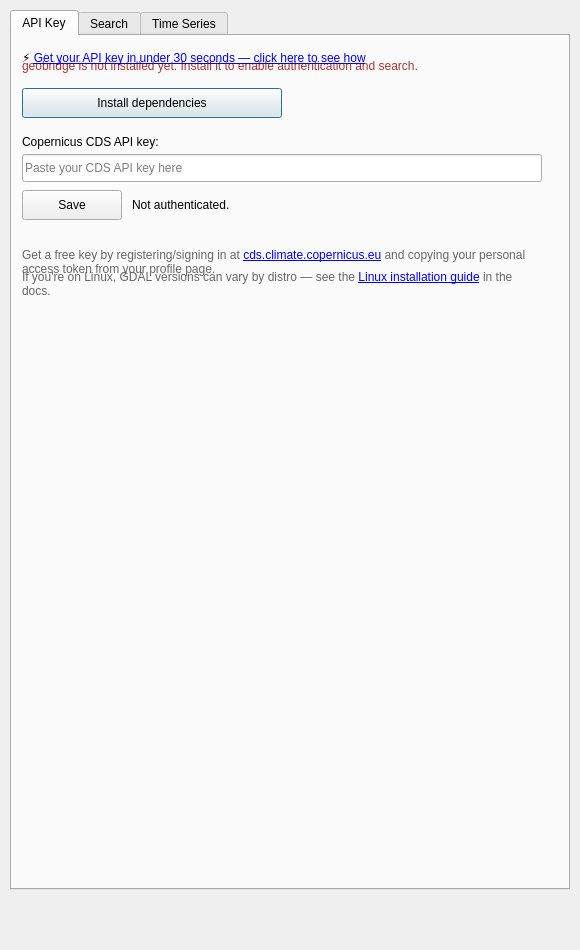
<ui version="4.0">
 <class>GeoBridgePluginDialogBase</class>
 <widget class="QDialog" name="GeoBridgePluginDialogBase">
  <property name="geometry">
   <rect>
    <x>0</x>
    <y>0</y>
    <width>580</width>
    <height>950</height>
   </rect>
  </property>
  <property name="windowTitle">
   <string>GeoBridge</string>
  </property>

  <widget class="QTabWidget" name="tabWidget">
   <property name="geometry">
    <rect><x>10</x><y>10</y><width>560</width><height>880</height></rect>
   </property>
   <property name="currentIndex"><number>0</number></property>

   <!-- ══════════════════════ Tab 1 — API Key ══════════════════════ -->
   <widget class="QWidget" name="tab_auth">
    <attribute name="title"><string>API Key</string></attribute>

    <widget class="QLabel" name="lbl_dep_banner">
     <property name="geometry">
      <rect><x>10</x><y>10</y><width>520</width><height>40</height></rect>
     </property>
     <property name="text">
      <string>geobridge is not installed yet. Install it to enable authentication and search.</string>
     </property>
     <property name="wordWrap"><bool>true</bool></property>
     <property name="styleSheet"><string>color: #a33;</string></property>
     <property name="visible"><bool>false</bool></property>
    </widget>

    <widget class="QPushButton" name="btn_install_core">
     <property name="geometry">
      <rect><x>10</x><y>52</y><width>260</width><height>30</height></rect>
     </property>
     <property name="text"><string>Install dependencies</string></property>
     <property name="visible"><bool>false</bool></property>
    </widget>

    <widget class="QLabel" name="lbl_key_title">
     <property name="geometry">
      <rect><x>10</x><y>96</y><width>520</width><height>20</height></rect>
     </property>
     <property name="text"><string>Copernicus CDS API key:</string></property>
    </widget>

    <widget class="QLineEdit" name="txt_api_key">
     <property name="geometry">
      <rect><x>10</x><y>118</y><width>520</width><height>28</height></rect>
     </property>
     <property name="echoMode"><enum>QLineEdit::Password</enum></property>
     <property name="placeholderText"><string>Paste your CDS API key here</string></property>
    </widget>

    <widget class="QPushButton" name="btn_save_key">
     <property name="geometry">
      <rect><x>10</x><y>154</y><width>100</width><height>30</height></rect>
     </property>
     <property name="text"><string>Save</string></property>
    </widget>

    <widget class="QLabel" name="lbl_auth_status">
     <property name="geometry">
      <rect><x>120</x><y>154</y><width>410</width><height>30</height></rect>
     </property>
     <property name="text"><string>Not authenticated.</string></property>
     <property name="wordWrap"><bool>true</bool></property>
    </widget>

    <widget class="QLabel" name="lbl_key_hint">
     <property name="geometry">
      <rect><x>10</x><y>196</y><width>520</width><height>60</height></rect>
     </property>
     <property name="text">
      <string>Get a free key by registering/signing in at &lt;a href=&quot;https://cds.climate.copernicus.eu&quot;&gt;cds.climate.copernicus.eu&lt;/a&gt; and copying your personal access token from your profile page.</string>
     </property>
     <property name="wordWrap"><bool>true</bool></property>
     <property name="openExternalLinks"><bool>true</bool></property>
     <property name="textInteractionFlags"><set>Qt::TextBrowserInteraction</set></property>
     <property name="styleSheet"><string>color: #666;</string></property>
    </widget>

    <widget class="QLabel" name="lbl_key_linux_note">
     <property name="geometry">
      <rect><x>10</x><y>228</y><width>520</width><height>40</height></rect>
     </property>
     <property name="text">
      <string>If you're on Linux, GDAL versions can vary by distro — see the &lt;a href=&quot;https://geobridge-qgis.readthedocs.io/en/latest/installation.html#installing-qgis-on-linux-ubuntu-with-a-matching-gdal-version&quot;&gt;Linux installation guide&lt;/a&gt; in the docs.</string>
     </property>
     <property name="wordWrap"><bool>true</bool></property>
     <property name="openExternalLinks"><bool>true</bool></property>
     <property name="textInteractionFlags"><set>Qt::TextBrowserInteraction</set></property>
     <property name="styleSheet"><string>color: #666;</string></property>
    </widget>

    <widget class="QLabel" name="lbl_api_key_quickstart">
     <property name="geometry">
      <rect><x>10</x><y>10</y><width>520</width><height>24</height></rect>
     </property>
     <property name="text">
      <string>⚡ &lt;a href=&quot;https://geobridge-qgis.readthedocs.io/en/latest/api_key_tab.html&quot;&gt;Get your API key in under 30 seconds — click here to see how&lt;/a&gt;</string>
     </property>
     <property name="openExternalLinks"><bool>true</bool></property>
     <property name="textInteractionFlags"><set>Qt::TextBrowserInteraction</set></property>
    </widget>

   </widget>

   <!-- ══════════════════════ Tab 2 — Search ══════════════════════ -->
   <widget class="QWidget" name="tab_search">
    <attribute name="title"><string>Search</string></attribute>

    <widget class="QLineEdit" name="txt_query">
     <property name="geometry">
      <rect><x>10</x><y>10</y><width>440</width><height>28</height></rect>
     </property>
     <property name="placeholderText"><string>e.g. urban heat island, PM2.5 exposure</string></property>
    </widget>

    <widget class="QPushButton" name="btn_search">
     <property name="geometry">
      <rect><x>460</x><y>10</y><width>90</width><height>28</height></rect>
     </property>
     <property name="text"><string>Search</string></property>
    </widget>

    <widget class="QTableWidget" name="list_results">
     <property name="geometry">
      <rect><x>10</x><y>46</y><width>540</width><height>108</height></rect>
     </property>
     <property name="columnCount">
      <number>4</number>
     </property>
     <property name="selectionBehavior">
      <enum>QAbstractItemView::SelectRows</enum>
     </property>
     <property name="selectionMode">
      <enum>QAbstractItemView::SingleSelection</enum>
     </property>
     <property name="editTriggers">
      <enum>QAbstractItemView::NoEditTriggers</enum>
     </property>
     <attribute name="horizontalHeaderStretchLastSection">
      <bool>false</bool>
     </attribute>
     <column>
      <property name="text"><string>Confidence</string></property>
     </column>
     <column>
      <property name="text"><string>Use case</string></property>
     </column>
     <column>
      <property name="text"><string>Dataset</string></property>
     </column>
     <column>
      <property name="text"><string>Variable</string></property>
     </column>
    </widget>

    <widget class="QLabel" name="lbl_search_selection">
     <property name="geometry">
      <rect><x>10</x><y>158</y><width>540</width><height>48</height></rect>
     </property>
     <property name="text"><string></string></property>
     <property name="wordWrap"><bool>true</bool></property>
     <property name="openExternalLinks"><bool>true</bool></property>
     <property name="textInteractionFlags"><set>Qt::TextBrowserInteraction</set></property>
     <property name="styleSheet"><string>color: #2f6fed;</string></property>
    </widget>

    <!-- ── Area of interest ── -->
    <widget class="QGroupBox" name="groupBox_aoi">
     <property name="geometry">
      <rect><x>10</x><y>212</y><width>540</width><height>244</height></rect>
     </property>
     <property name="title"><string>Area of interest</string></property>

     <widget class="QRadioButton" name="rad_aoi_draw">
      <property name="geometry">
       <rect><x>10</x><y>26</y><width>210</width><height>24</height></rect>
      </property>
      <property name="text"><string>Draw on map</string></property>
      <property name="checked"><bool>true</bool></property>
     </widget>
     <widget class="QRadioButton" name="rad_aoi_layer">
      <property name="geometry">
       <rect><x>230</x><y>26</y><width>150</width><height>24</height></rect>
      </property>
      <property name="text"><string>From layer</string></property>
     </widget>

     <widget class="QPushButton" name="btn_draw_aoi">
      <property name="geometry">
       <rect><x>10</x><y>70</y><width>220</width><height>28</height></rect>
      </property>
      <property name="text"><string>Draw rectangle on map</string></property>
     </widget>

     <widget class="QLabel" name="lbl_aoi_layer">
      <property name="geometry">
       <rect><x>10</x><y>106</y><width>90</width><height>24</height></rect>
      </property>
      <property name="text"><string>Layer:</string></property>
     </widget>
     <widget class="QComboBox" name="cmb_aoi_layer">
      <property name="geometry">
       <rect><x>100</x><y>104</y><width>260</width><height>26</height></rect>
      </property>
      <property name="toolTip">
       <string>&lt;p style=&quot;max-width:320px&quot;&gt;Selecting a layer here doesn't apply it by itself — click &quot;Use extent&quot; to actually set it as the area of interest.&lt;/p&gt;</string>
      </property>
     </widget>
     <widget class="QPushButton" name="btn_use_layer_extent">
      <property name="geometry">
       <rect><x>370</x><y>104</y><width>150</width><height>26</height></rect>
      </property>
      <property name="text"><string>Use extent</string></property>
      <property name="toolTip">
       <string>&lt;p style=&quot;max-width:320px&quot;&gt;Click this after picking a layer above to apply its bounding box as the area of interest.&lt;/p&gt;</string>
      </property>
     </widget>

     <widget class="QLabel" name="lbl_aoi_method">
      <property name="geometry">
       <rect><x>10</x><y>140</y><width>520</width><height>20</height></rect>
      </property>
      <property name="text"><string>Set area of interest by:</string></property>
      <property name="font"><font><bold>true</bold></font></property>
      <property name="wordWrap"><bool>true</bool></property>
     </widget>

     <widget class="QLabel" name="lbl_aoi_bbox">
      <property name="geometry">
       <rect><x>10</x><y>166</y><width>520</width><height>24</height></rect>
      </property>
      <property name="text"><string>No area selected yet.</string></property>
      <property name="wordWrap"><bool>true</bool></property>
     </widget>

     <widget class="QLabel" name="lbl_aoi_warning">
      <property name="geometry">
       <rect><x>10</x><y>194</y><width>520</width><height>40</height></rect>
      </property>
      <property name="text"><string></string></property>
      <property name="wordWrap"><bool>true</bool></property>
      <property name="styleSheet"><string>color: #a33;</string></property>
      <property name="visible"><bool>false</bool></property>
     </widget>

    </widget>

    <widget class="QGroupBox" name="groupBox_time_range">
     <property name="geometry">
      <rect><x>10</x><y>464</y><width>540</width><height>236</height></rect>
     </property>
     <property name="title"><string>Time range</string></property>
     <property name="visible"><bool>false</bool></property>

     <widget class="QLabel" name="lbl_start">
      <property name="geometry">
       <rect><x>10</x><y>24</y><width>60</width><height>24</height></rect>
      </property>
      <property name="text"><string>Start:</string></property>
     </widget>
     <widget class="QDateTimeEdit" name="dt_start">
      <property name="geometry">
       <rect><x>80</x><y>22</y><width>220</width><height>26</height></rect>
      </property>
      <property name="calendarPopup"><bool>true</bool></property>
      <property name="displayFormat"><string>yyyy-MM-dd HH:mm</string></property>
     </widget>

     <widget class="QLabel" name="lbl_end">
      <property name="geometry">
       <rect><x>10</x><y>56</y><width>60</width><height>24</height></rect>
      </property>
      <property name="text"><string>End:</string></property>
     </widget>
     <widget class="QDateTimeEdit" name="dt_end">
      <property name="geometry">
       <rect><x>80</x><y>54</y><width>220</width><height>26</height></rect>
      </property>
      <property name="calendarPopup"><bool>true</bool></property>
      <property name="displayFormat"><string>yyyy-MM-dd HH:mm</string></property>
     </widget>

     <widget class="QLabel" name="lbl_time_extent">
      <property name="geometry">
       <rect><x>10</x><y>88</y><width>520</width><height>18</height></rect>
      </property>
      <property name="text"><string></string></property>
      <property name="styleSheet"><string>color: #666;</string></property>
     </widget>

     <widget class="QLabel" name="lbl_step">
      <property name="geometry">
       <rect><x>10</x><y>114</y><width>60</width><height>24</height></rect>
      </property>
      <property name="text"><string>Step:</string></property>
     </widget>
     <widget class="QComboBox" name="cmb_step">
      <property name="geometry">
       <rect><x>80</x><y>112</y><width>160</width><height>26</height></rect>
      </property>
     </widget>

     <widget class="QPushButton" name="btn_build_layers">
      <property name="geometry">
       <rect><x>360</x><y>112</y><width>160</width><height>28</height></rect>
      </property>
      <property name="text"><string>Build layers</string></property>
     </widget>

     <widget class="QSlider" name="slider_time">
      <property name="geometry">
       <rect><x>10</x><y>150</y><width>520</width><height>22</height></rect>
      </property>
      <property name="orientation"><enum>Qt::Horizontal</enum></property>
      <property name="minimum"><number>0</number></property>
      <property name="maximum"><number>0</number></property>
      <property name="tickPosition"><enum>QSlider::NoTicks</enum></property>
      <property name="tickInterval"><number>1</number></property>
     </widget>

     <widget class="QLabel" name="lbl_current_time">
      <property name="geometry">
       <rect><x>10</x><y>194</y><width>340</width><height>24</height></rect>
      </property>
      <property name="text"><string>-</string></property>
      <property name="font"><font><bold>true</bold></font></property>
      <property name="wordWrap"><bool>true</bool></property>
     </widget>

     <widget class="QPushButton" name="btn_play">
      <property name="geometry">
       <rect><x>360</x><y>192</y><width>160</width><height>28</height></rect>
      </property>
      <property name="text"><string>▶  Play</string></property>
     </widget>

    </widget>

    <widget class="QGroupBox" name="groupBox_export">
     <property name="geometry">
      <rect><x>570</x><y>120</y><width>540</width><height>256</height></rect>
     </property>
     <property name="title"><string>Export to GeoTIFF</string></property>
     <property name="visible"><bool>false</bool></property>

     <widget class="QLabel" name="lbl_aggregation">
      <property name="geometry">
       <rect><x>10</x><y>24</y><width>90</width><height>24</height></rect>
      </property>
      <property name="text"><string>Aggregation:</string></property>
     </widget>
     <widget class="QComboBox" name="cmb_aggregation">
      <property name="geometry">
       <rect><x>100</x><y>22</y><width>250</width><height>26</height></rect>
      </property>
     </widget>

     <widget class="QLabel" name="lbl_output_path">
      <property name="geometry">
       <rect><x>10</x><y>58</y><width>90</width><height>24</height></rect>
      </property>
      <property name="text"><string>Save as:</string></property>
     </widget>
     <widget class="QLineEdit" name="txt_output_path">
      <property name="geometry">
       <rect><x>100</x><y>56</y><width>310</width><height>26</height></rect>
      </property>
      <property name="readOnly"><bool>true</bool></property>
      <property name="placeholderText"><string>Choose where to save the GeoTIFF…</string></property>
     </widget>
     <widget class="QPushButton" name="btn_browse_output">
      <property name="geometry">
       <rect><x>420</x><y>56</y><width>100</width><height>26</height></rect>
      </property>
      <property name="text"><string>Browse…</string></property>
     </widget>

     <widget class="QCheckBox" name="chk_add_to_map">
      <property name="geometry">
       <rect><x>10</x><y>92</y><width>300</width><height>24</height></rect>
      </property>
      <property name="text"><string>Add to map after export</string></property>
      <property name="checked"><bool>true</bool></property>
     </widget>

     <widget class="QPushButton" name="btn_export_geotiff">
      <property name="geometry">
       <rect><x>10</x><y>128</y><width>200</width><height>32</height></rect>
      </property>
      <property name="text"><string>Export to GeoTIFF</string></property>
      <property name="enabled"><bool>false</bool></property>
     </widget>

     <widget class="QLabel" name="lbl_export_status">
      <property name="geometry">
       <rect><x>220</x><y>132</y><width>310</width><height>90</height></rect>
      </property>
      <property name="text"><string></string></property>
      <property name="wordWrap"><bool>true</bool></property>
     </widget>

     <widget class="QProgressBar" name="progress_export">
      <property name="geometry">
       <rect><x>10</x><y>226</y><width>510</width><height>22</height></rect>
      </property>
      <property name="minimum"><number>0</number></property>
      <property name="maximum"><number>100</number></property>
      <property name="value"><number>0</number></property>
      <property name="visible"><bool>false</bool></property>
     </widget>

    </widget>

   </widget>

   <!-- ══════════════════════ Tab 3 — Time Series ══════════════════════ -->
   <widget class="QWidget" name="tab_timeseries">
    <attribute name="title"><string>Time Series</string></attribute>

    <widget class="QLabel" name="lbl_ts_hint">
     <property name="geometry">
      <rect><x>10</x><y>10</y><width>520</width><height>36</height></rect>
     </property>
     <property name="text">
      <string>Pick a dataset/variable in the Search tab first, then click "Pick point on map" and click anywhere on the map canvas.</string>
     </property>
     <property name="wordWrap"><bool>true</bool></property>
    </widget>

    <widget class="QPushButton" name="btn_pick_point">
     <property name="geometry">
      <rect><x>10</x><y>84</y><width>200</width><height>30</height></rect>
     </property>
     <property name="text"><string>Pick point on map</string></property>
     <property name="checkable"><bool>true</bool></property>
    </widget>

    <widget class="QLabel" name="lbl_ts_coords">
     <property name="geometry">
      <rect><x>220</x><y>88</y><width>310</width><height>24</height></rect>
     </property>
     <property name="text"><string>No point selected yet.</string></property>
    </widget>

    <widget class="QLabel" name="lbl_ts_start">
     <property name="geometry">
      <rect><x>10</x><y>126</y><width>60</width><height>24</height></rect>
     </property>
     <property name="text"><string>Start:</string></property>
    </widget>
    <widget class="QDateTimeEdit" name="dt_ts_start">
     <property name="geometry">
      <rect><x>80</x><y>124</y><width>190</width><height>26</height></rect>
     </property>
     <property name="displayFormat"><string>yyyy-MM-dd</string></property>
     <property name="calendarPopup"><bool>true</bool></property>
    </widget>

    <widget class="QLabel" name="lbl_ts_end">
     <property name="geometry">
      <rect><x>280</x><y>126</y><width>40</width><height>24</height></rect>
     </property>
     <property name="text"><string>End:</string></property>
    </widget>
    <widget class="QDateTimeEdit" name="dt_ts_end">
     <property name="geometry">
      <rect><x>330</x><y>124</y><width>190</width><height>26</height></rect>
     </property>
     <property name="displayFormat"><string>yyyy-MM-dd</string></property>
     <property name="calendarPopup"><bool>true</bool></property>
    </widget>

    <widget class="QPushButton" name="btn_ts_refresh">
     <property name="geometry">
      <rect><x>270</x><y>158</y><width>110</width><height>28</height></rect>
     </property>
     <property name="text"><string>Refresh</string></property>
     <property name="enabled"><bool>false</bool></property>
    </widget>

    <widget class="QProgressBar" name="progress_ts">
     <property name="geometry">
      <rect><x>10</x><y>194</y><width>520</width><height>20</height></rect>
     </property>
     <property name="minimum"><number>0</number></property>
     <property name="maximum"><number>100</number></property>
     <property name="visible"><bool>false</bool></property>
    </widget>

    <widget class="QLabel" name="lbl_ts_status">
     <property name="geometry">
      <rect><x>10</x><y>220</y><width>520</width><height>24</height></rect>
     </property>
     <property name="text"><string></string></property>
     <property name="wordWrap"><bool>true</bool></property>
    </widget>

    <widget class="QWidget" name="plot_ts_container" native="true">
     <property name="geometry">
      <rect><x>10</x><y>248</y><width>520</width><height>460</height></rect>
     </property>
    </widget>

    <widget class="QPushButton" name="btn_ts_download_csv">
     <property name="geometry">
      <rect><x>10</x><y>716</y><width>160</width><height>32</height></rect>
     </property>
     <property name="text"><string>Download as CSV…</string></property>
     <property name="enabled"><bool>false</bool></property>
    </widget>

   </widget>

  </widget>

 </widget>
 <resources/>
 <connections/>
</ui>
